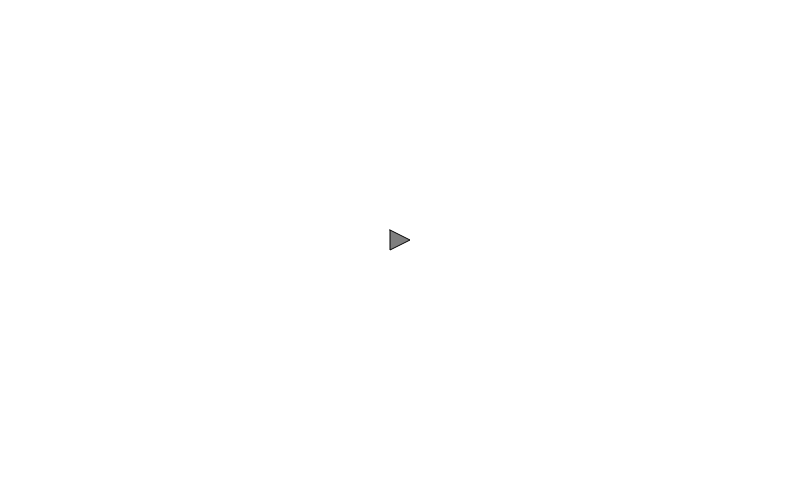
Frame 1 (no input)
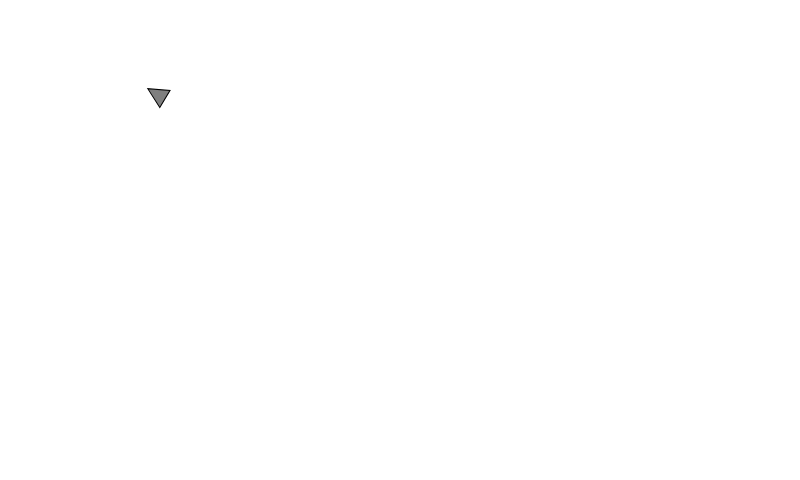
Frame 60 (no input)
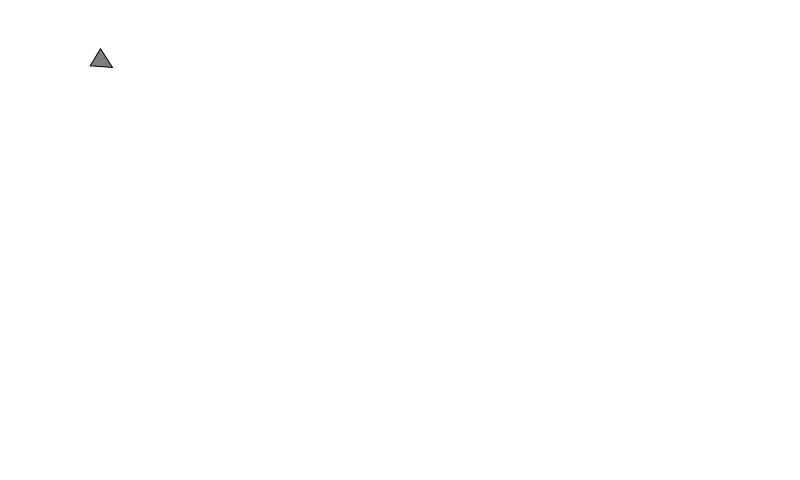
Frame 120 (the mouse pressed at the canvas centre since frame 60)

The p5.js sketch that drew these frames (run headless with seeded random() and noise() and a simulated clock; from frame 60 on, the mouse is pressed at the canvas centre):

// p5.js sketch
// ── sketch.js
var vehicle;

function setup() {
  createCanvas(800, 480);

  vehicle = new Vehicle(width / 2, height / 2, 10);
}

function draw() {
  // clear screen
  background(255);

  vehicle.seek(createVector(mouseX, mouseY));

  vehicle.update();
  vehicle.draw();
}

// ── vehicle.js
function Vehicle(x, y, r) {
  this.loc = createVector(x, y);
  this.vel = createVector();
  this.acc = createVector();
  this.frc = createVector();

  this.r = r;

  this.max_speed = 10;
  this.max_force = 10;

  // const mass based of density (0.1) * volume
  const mass = 0.1 * (4 * r * r);

  this.seek = function(target) {
    // ACTION SELECTION
    // calculate desired velocity
    var desired = p5.Vector.sub(target, this.loc);
    desired.normalize();
    desired.mult(this.max_speed);

    // STEERING
    // steering = desired velocity - current velocity
    var steering = p5.Vector.sub(desired, this.vel);
    // control max force depend on your creating behavior
    steering.limit(this.max_force);

    // LOCOMOTION
    // applying force to physics engine or physics simulation
    this.applyForce(steering);
  }

  this.applyForce = function(force) {
    this.frc.add(force);
  }

  this.update = function() {
    // location change by velocity
    this.loc.add(this.vel);

    // velocity change by acceleration
    this.vel.add(this.acc);
    this.vel.limit(10);
    // acceleration = force / mass
    this.acc.set(this.frc.div(mass));

    // restore force
    this.frc.mult(0);
  }

  this.draw = function() {

    var angle = this.vel.heading();

    stroke(0);
    fill(127);

    // save current state
    push();
    translate(this.loc.x, this.loc.y);
    rotate(angle + PI / 2);

    // draw vehicle
    beginShape();
    vertex(-this.r, this.r);
    vertex(0, -this.r);
    vertex(this.r, this.r);
    endShape(CLOSE);

    // restore previous state
    pop();
  }

}
